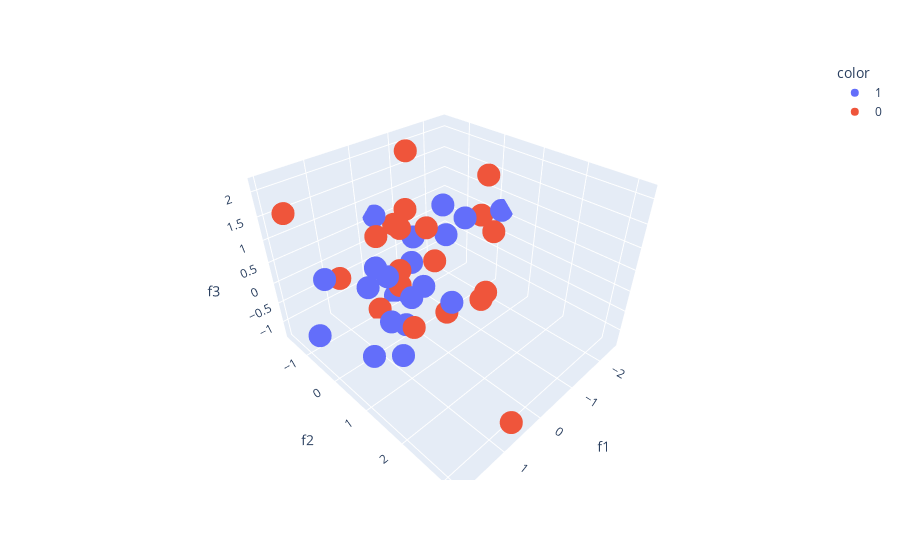

Write notebook code for a chart like this one.
### Code cell
import plotly.express as px

fig = px.scatter_3d(df, x=df['f1'], y=df['f2'], z=df['f3'], color=df['target'].astype('str'))
fig.show()

### Figure 1 — Plotly figure (JSON) as saved in the notebook; plotly's stock layout.template omitted (floating-point values rounded to 4 significant figures)
{"data": [{"hovertemplate": "color=1<br>f1=%{x}<br>f2=%{y}<br>f3=%{z}<extra></extra>", "legendgroup": "1", "marker": {"color": "#636efa", "symbol": "circle"}, "mode": "markers", "name": "1", "scene": "scene", "showlegend": true, "type": "scatter3d", "x": [-0.3675, 0.4206, 1.968, -2.506, 0.3223, -0.3316, 0.667, -1.01, 0.2411, -0.04544, -0.9926, -0.4208, 0.9486, 1.415, 1.045, -1.838, 0.1901, -0.02254, 1.267, 1.772], "y": [-1.137, 0.4116, -0.5478, 0.147, 0.06034, -1.632, 0.02581, 0.4417, -0.9525, 1.041, -0.1613, -0.552, 0.7017, 0.4577, 0.5382, -0.9388, 0.5121, 0.01342, 0.1736, -0.3475], "z": [-1.322, -0.07132, -0.6794, 0.6062, -1.043, 0.6191, -0.7776, 1.129, -0.1363, -0.09403, 1.192, -0.1211, -1.051, 0.7289, 0.8121, -0.2018, 0.1315, 0.9359, -1.223, 0.6701]}, {"hovertemplate": "color=0<br>f1=%{x}<br>f2=%{y}<br>f3=%{z}<extra></extra>", "legendgroup": "0", "marker": {"color": "#EF553B", "symbol": "circle"}, "mode": "markers", "name": "0", "scene": "scene", "showlegend": true, "type": "scatter3d", "x": [-0.8229, 0.4251, 1.224, -1.723, 1.823, -2.39, -0.6151, 0.6769, 0.4379, -0.7093, -0.2681, -2.028, -1.764, 1.011, -0.1011, 0.01023, 0.2507, -0.7954, -0.2511, 0.2339], "y": [-1.598, 0.4412, -0.7696, 0.4613, -1.333, -0.3333, 0.3235, 3.188, 0.09972, -0.133, -0.4826, 0.1314, 0.5665, 0.921, -0.564, 0.4378, -0.8136, -1.012, 1.593, -0.9472], "z": [0.2265, -0.8174, 0.1921, -1.085, 1.637, 0.3435, -1.103, -1.081, 0.06541, -0.01736, 1.245, 1.603, 0.5488, 1.933, -0.179, 1.328, 0.7036, 2.151, 0.1708, -1.262]}], "layout": {"legend": {"title": {"text": "color"}, "tracegroupgap": 0}, "margin": {"t": 60}, "scene": {"domain": {"x": [0, 1], "y": [0, 1]}, "xaxis": {"title": {"text": "f1"}}, "yaxis": {"title": {"text": "f2"}}, "zaxis": {"title": {"text": "f3"}}}}}
